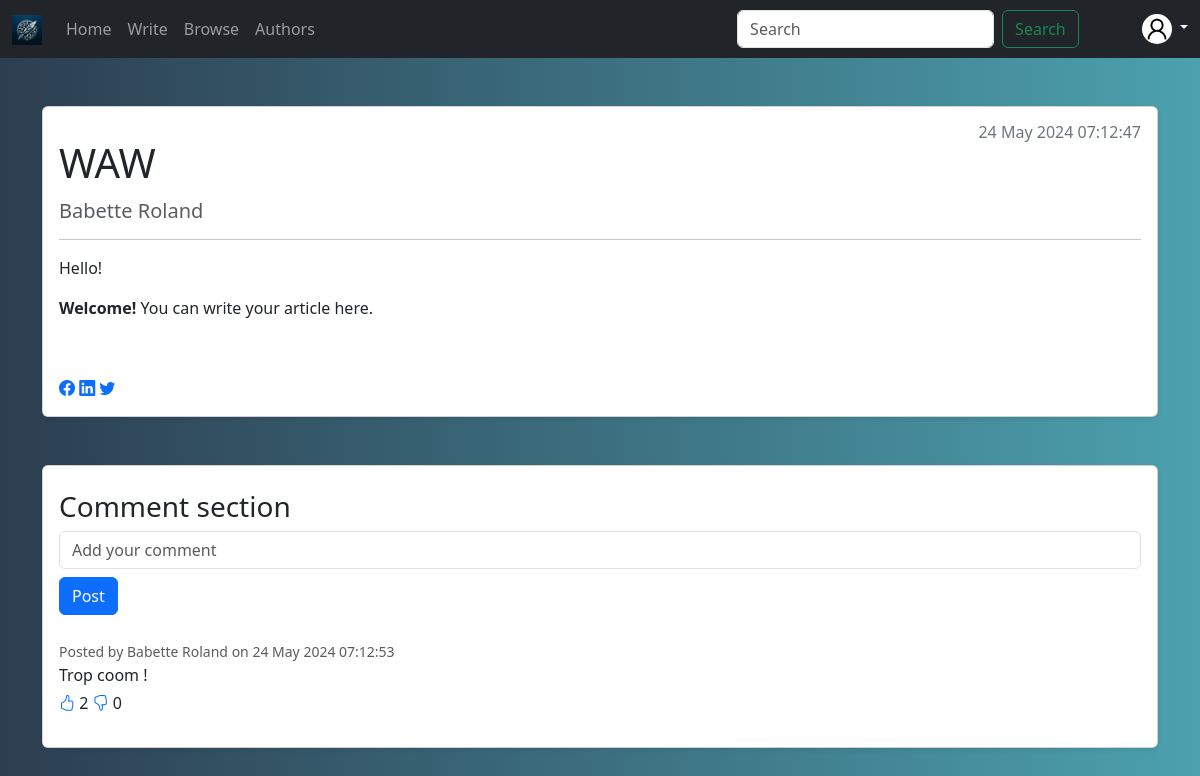
The app's page /articles/read/2, older data.
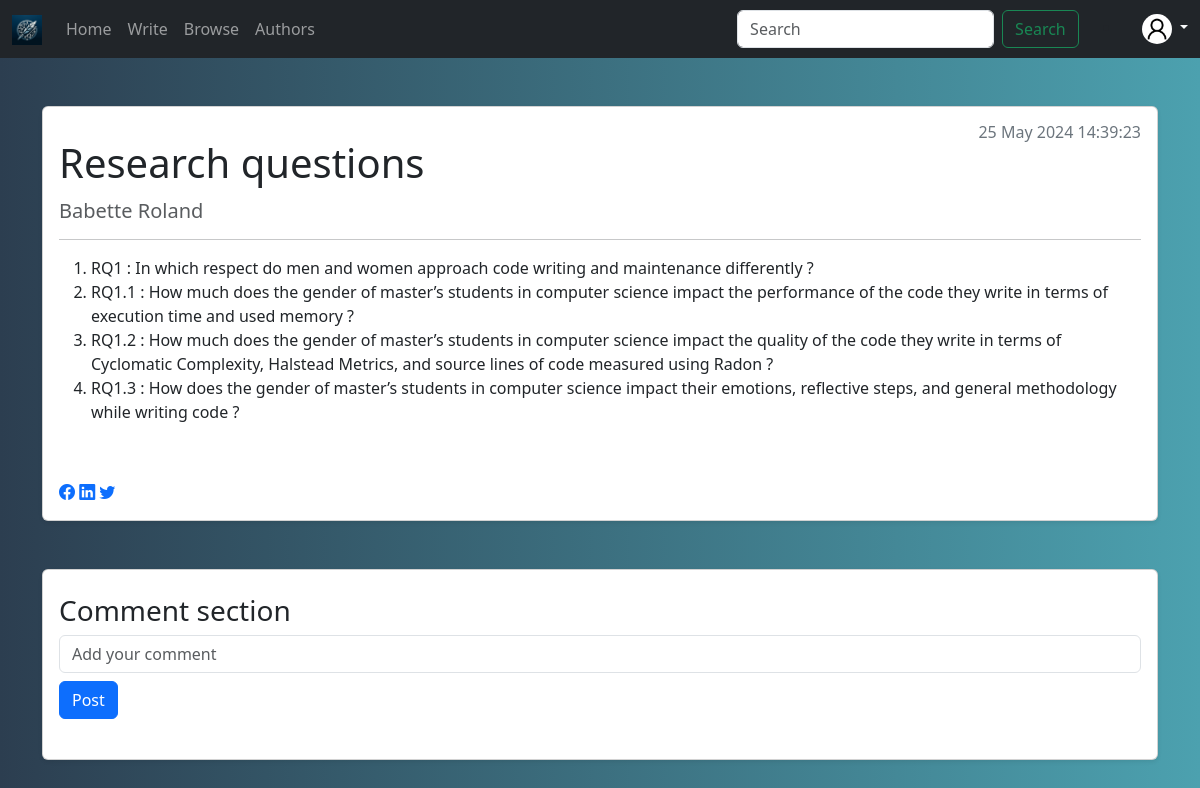
The same page, newer data.
### projet/models.py (models this page shows)
class Article(Base):
    __tablename__ = "articles"
    id = Column(Integer, primary_key=True)
    body = Column(String, index=True)
    title = Column(String, index=True)
    created_at = Column(DateTime, server_default=func.now())
    author_id = Column(String(72), ForeignKey("users.id"))
    likes = Column(Integer, default=0)
    dislikes = Column(Integer, default=0)
    author = relationship("User", back_populates="articles")
    comments = relationship("Comment", back_populates="article")
    likes_dislikes_article = relationship("LikeDislikeArticle", back_populates="article")

class User(Base):
    __tablename__ = 'users'
    id = Column(String(72), primary_key=True)
    first_name = Column(String(72))
    last_name = Column(String(72))
    email = Column(String(72), unique=True)
    password = Column(String(72))
    is_active = Column(Boolean, default=True)
    group = Column(String(2048), nullable=True)
    articles = relationship("Article", back_populates="author")
    comments = relationship("Comment", back_populates="author")
    likes_dislikes_article = relationship("LikeDislikeArticle", back_populates="user")
    likes_dislikes_comment = relationship("LikeDislikeComments", back_populates="user")
    subscriptions = relationship("Subscription", foreign_keys=[Subscription.user_id], back_populates="user")
    subscribers = relationship("Subscription", foreign_keys=[Subscription.author_id], back_populates="author")

class Comment(Base):
    __tablename__ = 'comments'
    id = Column(Integer, primary_key=True)
    body = Column(String, index=True)
    article_id = Column(Integer, ForeignKey("articles.id"))
    author_id = Column(String(72), ForeignKey("users.id"))
    created_at = Column(DateTime, server_default=func.now())
    likes = Column(Integer, default=0)
    dislikes = Column(Integer, default=0)
    article = relationship("Article", back_populates="comments")
    author = relationship("User", back_populates="comments")
    likes_dislikes_comments = relationship("LikeDislikeComments", back_populates="comment")

### projet/routes/articles.py (the view)
@router.get("/read/{article_id}")
def read_article(request: Request, article_id: int, db: Session = Depends(get_db)):
    article = db.query(models.Article).get(article_id)
    article.comments = db.query(models.Comment).filter(models.Comment.article_id == article_id).all()
    return templates.TemplateResponse(
        "read_article.html",
        context={
            'request': request,
            'article': article,
        }
    )

### projet/templates/read_article.html (shortened to what this page needs)
{% extends "base.html" %}
{% block content %}
{% include 'navbar.html' %}
<div class="container my-5">
    <div class="card shadow-sm">
        <div class="card-body">
            <h1 class="card-title my-3">{{ article.title }}</h1>
            <h5 class="card-subtitle mb-2 text-muted">{{ article.author.first_name }} {{ article.author.last_name }}</h5>
            <h6 class="text-secondary position-absolute top-0 end-0 m-3">{{ article.created_at.strftime("%d %b %Y %X") }}</h6>
            <hr>
            <div class="card-text">
                {{ article.body|safe }}
            </div>
            <a href="https://www.facebook.com/sharer/sharer.php?u={{request.url}}" class="bi bi-facebook" target="_blank"></a>
            <a href="https://www.linkedin.com/share?id={{request.url}}" class="bi bi-linkedin" target="_blank"></a>
            <a href="http://www.twitter.com/share?url={{request.url}}" class="bi bi-twitter" target="_blank"></a>
        </div>
    </div>
</div>
<div class="container my-5">
    <div class="card shadow-sm p-3">
        <h3 class="mt-2">Comment section</h3>
        <form id="post-form">
            <input type="text" name="comment" id="comment" placeholder="Add your comment" class="form-control mb-2">
            <button type="submit" class="btn btn-primary mb-4">Post</button>
        </form>
        <div id="comments-list">
            {% for com in article.comments %}
            <div class="comment mb-3">
                <small class="text-muted">Posted by {{ com.author.first_name }} {{ com.author.last_name }} on {{ com.created_at.strftime("%d %b %Y %X") }}</small>
                <p class="mb-1">{{ com.body }}</p>
                <span>
                    <a href="/articles/comments/like/{{ article.id }}/{{ com.id }}" class="bi bi-hand-thumbs-up"></a>
                    <span>{{ com.likes }}</span>
                </span>
                <span>
                    <a href="/articles/comments/dislike/{{ article.id }}/{{ com.id }}" class="bi bi-hand-thumbs-down"></a>
                    <span>{{ com.dislikes }}</span>
                </span>
            </div>
            {% endfor %}
        </div>
    </div>
</div>
{% endblock %}

Row changes from the older to the newer data that the page shows:
removed Comment: author.first_name "Babette", author.last_name "Roland", created_at "24 May 2024 07:12:53", body "Trop coom !", likes "2", dislikes "0"
changed Article: title "WAW" → "Research questions"; created_at "24 May 2024 07:12:47" → "25 May 2024 14:39:23"; body "Hello! Welcome! You can write your article here." → "RQ1 : In which respect do men and women approach code writing and maintenance differently ? RQ1.1 : How much does the gender of master’s students in computer science impact the performance of the code they write in terms of execution time and used memory ? RQ1.2 : How much does the gender of master’s students in computer science impact the quality of the code they write in terms of Cyclomatic Complexity, Halstead Metrics, and source lines of code measured using Radon ? RQ1.3 : How does the gender of master’s students in computer science impact their emotions, reflective steps, and general methodology while writing code ?"
